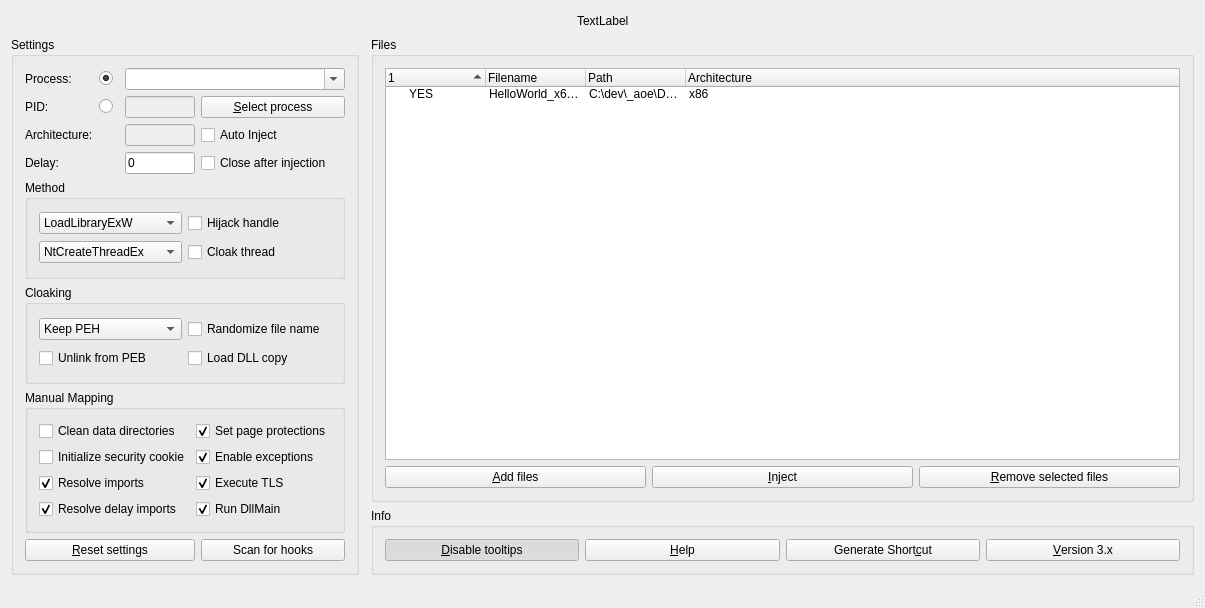
<?xml version="1.0" encoding="UTF-8"?>
<ui version="4.0">
 <class>GuiMainClass</class>
 <widget class="QMainWindow" name="GuiMainClass">
  <property name="geometry">
   <rect>
    <x>0</x>
    <y>0</y>
    <width>1205</width>
    <height>608</height>
   </rect>
  </property>
  <property name="windowTitle">
   <string>GH Injector</string>
  </property>
  <property name="windowIcon">
   <iconset>
    <normaloff>:/GuiMain/GH Icon.ico</normaloff>:/GuiMain/GH Icon.ico</iconset>
  </property>
  <widget class="QWidget" name="centralWidget">
   <layout class="QGridLayout" name="gridLayout_5">
    <item row="2" column="2">
     <widget class="QGroupBox" name="grp_info">
      <property name="sizePolicy">
       <sizepolicy hsizetype="Preferred" vsizetype="Preferred">
        <horstretch>1</horstretch>
        <verstretch>0</verstretch>
       </sizepolicy>
      </property>
      <property name="title">
       <string>Info</string>
      </property>
      <layout class="QGridLayout" name="gridLayout_7">
       <item row="0" column="0">
        <widget class="QPushButton" name="btn_tooltip">
         <property name="toolTip">
          <string>&lt;html&gt;&lt;head/&gt;&lt;body&gt;&lt;p&gt;You won't have to see this again.&lt;/p&gt;&lt;/body&gt;&lt;/html&gt;</string>
         </property>
         <property name="text">
          <string>&amp;Disable tooltips</string>
         </property>
         <property name="checkable">
          <bool>true</bool>
         </property>
         <property name="checked">
          <bool>true</bool>
         </property>
        </widget>
       </item>
       <item row="0" column="1">
        <widget class="QPushButton" name="btn_help">
         <property name="toolTip">
          <string>&lt;html&gt;&lt;head/&gt;&lt;body&gt;&lt;p&gt;Open the release thread (guidedhacking.com/ghinjector) for support.&lt;/p&gt;&lt;/body&gt;&lt;/html&gt;</string>
         </property>
         <property name="text">
          <string>&amp;Help</string>
         </property>
        </widget>
       </item>
       <item row="0" column="2">
        <widget class="QPushButton" name="btn_log">
         <property name="toolTip">
          <string>&lt;html&gt;&lt;head/&gt;&lt;body&gt;&lt;p&gt;Open the changelog on pastebin.&lt;/p&gt;&lt;/body&gt;&lt;/html&gt;</string>
         </property>
         <property name="text">
          <string>Generate Short&amp;cut</string>
         </property>
        </widget>
       </item>
       <item row="0" column="3">
        <widget class="QPushButton" name="btn_version">
         <property name="enabled">
          <bool>true</bool>
         </property>
         <property name="text">
          <string>&amp;Version 3.x</string>
         </property>
        </widget>
       </item>
      </layout>
     </widget>
    </item>
    <item row="0" column="0" colspan="3">
     <layout class="QGridLayout" name="grid_img">
      <item row="0" column="0">
       <spacer name="spacer_left">
        <property name="orientation">
         <enum>Qt::Horizontal</enum>
        </property>
        <property name="sizeHint" stdset="0">
         <size>
          <width>40</width>
          <height>20</height>
         </size>
        </property>
       </spacer>
      </item>
      <item row="0" column="1">
       <widget class="QLabel" name="lbl_img">
        <property name="text">
         <string>TextLabel</string>
        </property>
       </widget>
      </item>
      <item row="0" column="2">
       <spacer name="spacer_right">
        <property name="orientation">
         <enum>Qt::Horizontal</enum>
        </property>
        <property name="sizeHint" stdset="0">
         <size>
          <width>40</width>
          <height>20</height>
         </size>
        </property>
       </spacer>
      </item>
     </layout>
    </item>
    <item row="1" column="0" rowspan="2">
     <widget class="QGroupBox" name="grp_settings">
      <property name="sizePolicy">
       <sizepolicy hsizetype="MinimumExpanding" vsizetype="MinimumExpanding">
        <horstretch>0</horstretch>
        <verstretch>0</verstretch>
       </sizepolicy>
      </property>
      <property name="maximumSize">
       <size>
        <width>500</width>
        <height>16777215</height>
       </size>
      </property>
      <property name="title">
       <string>Settings</string>
      </property>
      <layout class="QGridLayout" name="gridLayout_4">
       <item row="2" column="3">
        <widget class="QCheckBox" name="cb_auto">
         <property name="toolTip">
          <string>&lt;html&gt;&lt;head/&gt;&lt;body&gt;&lt;p&gt;If the injector finds the target process, it automatically injects the checkmarked dll(s).&lt;/p&gt;&lt;/body&gt;&lt;/html&gt;</string>
         </property>
         <property name="text">
          <string>Auto Inject</string>
         </property>
        </widget>
       </item>
       <item row="3" column="3">
        <widget class="QCheckBox" name="cb_close">
         <property name="toolTip">
          <string>&lt;html&gt;&lt;head/&gt;&lt;body&gt;&lt;p&gt;The injector automatically closes after injecting the checkmarked dll(s).&lt;/p&gt;&lt;/body&gt;&lt;/html&gt;</string>
         </property>
         <property name="text">
          <string>Close after injection    </string>
         </property>
        </widget>
       </item>
       <item row="0" column="1">
        <widget class="QRadioButton" name="rb_proc">
         <property name="maximumSize">
          <size>
           <width>20</width>
           <height>16777215</height>
          </size>
         </property>
         <property name="toolTip">
          <string>&lt;html&gt;&lt;head/&gt;&lt;body&gt;&lt;p&gt;Select the target process by it's executable name (not unique).&lt;/p&gt;&lt;/body&gt;&lt;/html&gt;</string>
         </property>
         <property name="text">
          <string/>
         </property>
         <property name="checked">
          <bool>true</bool>
         </property>
        </widget>
       </item>
       <item row="9" column="3">
        <widget class="QPushButton" name="btn_hooks">
         <property name="text">
          <string>Scan for hooks</string>
         </property>
        </widget>
       </item>
       <item row="0" column="0">
        <widget class="QLabel" name="lbl_proc">
         <property name="toolTip">
          <string>&lt;html&gt;&lt;head/&gt;&lt;body&gt;&lt;p&gt;Select the target process by it's executable name (not unique).&lt;/p&gt;&lt;/body&gt;&lt;/html&gt;</string>
         </property>
         <property name="text">
          <string>Process:</string>
         </property>
         <property name="buddy">
          <cstring>rb_proc</cstring>
         </property>
        </widget>
       </item>
       <item row="3" column="2">
        <widget class="QLineEdit" name="txt_delay">
         <property name="sizePolicy">
          <sizepolicy hsizetype="Minimum" vsizetype="Fixed">
           <horstretch>0</horstretch>
           <verstretch>0</verstretch>
          </sizepolicy>
         </property>
         <property name="minimumSize">
          <size>
           <width>0</width>
           <height>0</height>
          </size>
         </property>
         <property name="maximumSize">
          <size>
           <width>70</width>
           <height>16777215</height>
          </size>
         </property>
         <property name="toolTip">
          <string>&lt;html&gt;&lt;head/&gt;&lt;body&gt;&lt;p&gt;&lt;br/&gt;&lt;/p&gt;&lt;/body&gt;&lt;/html&gt;</string>
         </property>
         <property name="text">
          <string>0</string>
         </property>
        </widget>
       </item>
       <item row="6" column="0" colspan="4">
        <widget class="QGroupBox" name="grp_cloak">
         <property name="title">
          <string>Cloaking</string>
         </property>
         <layout class="QGridLayout" name="gridLayout_3">
          <item row="0" column="0">
           <widget class="QComboBox" name="cmb_peh">
            <property name="toolTip">
             <string>&lt;html&gt;&lt;head/&gt;&lt;body&gt;&lt;p&gt;Keep PEH: Doesn't modify the PE header of the dll(s).&lt;/p&gt;&lt;p&gt;Erase PEH: Erases the PE header by wrting 0's to it to avoid detections.3&lt;/p&gt;&lt;p&gt;Fake PEH: Replaces the PE header with the PE header of a normal windows module (eg. kernel32.dll).&lt;/p&gt;&lt;/body&gt;&lt;/html&gt;</string>
            </property>
            <item>
             <property name="text">
              <string>Keep PEH</string>
             </property>
            </item>
            <item>
             <property name="text">
              <string>Erase PEH</string>
             </property>
            </item>
            <item>
             <property name="text">
              <string>Fake PEH</string>
             </property>
            </item>
           </widget>
          </item>
          <item row="1" column="0">
           <widget class="QCheckBox" name="cb_unlink">
            <property name="toolTip">
             <string>&lt;html&gt;&lt;head/&gt;&lt;body&gt;&lt;p&gt;Removes the list entry of the dll(s) from the lists in the process enviroment block (not needed for manual mapping).&lt;/p&gt;&lt;/body&gt;&lt;/html&gt;</string>
            </property>
            <property name="text">
             <string>Unlink from PEB</string>
            </property>
           </widget>
          </item>
          <item row="1" column="1">
           <widget class="QCheckBox" name="cb_copy">
            <property name="toolTip">
             <string>&lt;html&gt;&lt;head/&gt;&lt;body&gt;&lt;p&gt;Creates a copy of the dll(s) in the user's temp directory which then get(s) loaded into the target process.&lt;/p&gt;&lt;/body&gt;&lt;/html&gt;</string>
            </property>
            <property name="text">
             <string>Load DLL copy</string>
            </property>
           </widget>
          </item>
          <item row="0" column="1">
           <widget class="QCheckBox" name="cb_random">
            <property name="toolTip">
             <string>&lt;html&gt;&lt;head/&gt;&lt;body&gt;&lt;p&gt;Renames the dll(s) randomly before injecting it/them.&lt;/p&gt;&lt;/body&gt;&lt;/html&gt;</string>
            </property>
            <property name="text">
             <string>Randomize file name</string>
            </property>
           </widget>
          </item>
         </layout>
        </widget>
       </item>
       <item row="2" column="0" colspan="2">
        <widget class="QLabel" name="lbl_arch">
         <property name="text">
          <string>Architecture:</string>
         </property>
        </widget>
       </item>
       <item row="1" column="0">
        <widget class="QLabel" name="lbl_pid">
         <property name="toolTip">
          <string>&lt;html&gt;&lt;head/&gt;&lt;body&gt;&lt;p&gt;Select the target process by it's identifier (unique but changes when the process restarts).&lt;/p&gt;&lt;/body&gt;&lt;/html&gt;</string>
         </property>
         <property name="text">
          <string>PID:</string>
         </property>
         <property name="buddy">
          <cstring>rb_pid</cstring>
         </property>
        </widget>
       </item>
       <item row="9" column="0" colspan="3">
        <widget class="QPushButton" name="btn_reset">
         <property name="text">
          <string>&amp;Reset settings</string>
         </property>
        </widget>
       </item>
       <item row="1" column="3">
        <widget class="QPushButton" name="btn_proc">
         <property name="toolTip">
          <string>&lt;html&gt;&lt;head/&gt;&lt;body&gt;&lt;p&gt;Select a process using the ProcessList™.&lt;/p&gt;&lt;/body&gt;&lt;/html&gt;</string>
         </property>
         <property name="text">
          <string>&amp;Select process</string>
         </property>
        </widget>
       </item>
       <item row="1" column="1">
        <widget class="QRadioButton" name="rb_pid">
         <property name="maximumSize">
          <size>
           <width>20</width>
           <height>16777215</height>
          </size>
         </property>
         <property name="toolTip">
          <string>&lt;html&gt;&lt;head/&gt;&lt;body&gt;&lt;p&gt;Select the target process by it's identifier (unique but changes when the process restarts).&lt;/p&gt;&lt;/body&gt;&lt;/html&gt;</string>
         </property>
         <property name="text">
          <string/>
         </property>
        </widget>
       </item>
       <item row="4" column="0" colspan="4">
        <widget class="QGroupBox" name="grp_method">
         <property name="title">
          <string>Method</string>
         </property>
         <layout class="QGridLayout" name="gridLayout">
          <item row="0" column="0">
           <widget class="QComboBox" name="cmb_load">
            <property name="toolTip">
             <string>&lt;html&gt;&lt;head/&gt;&lt;body&gt;&lt;p&gt;LoadLibraryExW is the default injection method which simply uses LoadLibraryExW.&lt;/p&gt;&lt;/body&gt;&lt;/html&gt;</string>
            </property>
            <property name="whatsThis">
             <string>&lt;html&gt;&lt;head/&gt;&lt;body&gt;&lt;p&gt;&lt;br/&gt;&lt;/p&gt;&lt;/body&gt;&lt;/html&gt;</string>
            </property>
            <item>
             <property name="text">
              <string>LoadLibraryExW</string>
             </property>
            </item>
            <item>
             <property name="text">
              <string>LdrLoadDll</string>
             </property>
            </item>
            <item>
             <property name="text">
              <string>LdrpLoadDll</string>
             </property>
            </item>
            <item>
             <property name="text">
              <string>ManualMap</string>
             </property>
            </item>
           </widget>
          </item>
          <item row="0" column="1">
           <widget class="QCheckBox" name="cb_hijack">
            <property name="toolTip">
             <string>&lt;html&gt;&lt;head/&gt;&lt;body&gt;&lt;p&gt;Hijacks a handle from another process.&lt;/p&gt;&lt;/body&gt;&lt;/html&gt;</string>
            </property>
            <property name="text">
             <string>Hijack handle</string>
            </property>
           </widget>
          </item>
          <item row="1" column="0">
           <widget class="QComboBox" name="cmb_create">
            <property name="toolTip">
             <string>&lt;html&gt;&lt;head/&gt;&lt;body&gt;&lt;p&gt;NtCreateThreadEx: Creates a simple remote thread to load the dll(s).&lt;/p&gt;&lt;/body&gt;&lt;/html&gt;</string>
            </property>
            <item>
             <property name="text">
              <string>NtCreateThreadEx</string>
             </property>
            </item>
            <item>
             <property name="text">
              <string>Thread Hijacking</string>
             </property>
            </item>
            <item>
             <property name="text">
              <string>SetWindowsHookEx</string>
             </property>
            </item>
            <item>
             <property name="text">
              <string>QueueUserAPC</string>
             </property>
            </item>
           </widget>
          </item>
          <item row="1" column="1">
           <widget class="QCheckBox" name="cb_clock">
            <property name="toolTip">
             <string>&lt;html&gt;&lt;head/&gt;&lt;body&gt;&lt;p&gt;Attempts to hide the thread from debuggers, fakes the startaddress and disables thread attach/detach calls.&lt;/p&gt;&lt;/body&gt;&lt;/html&gt;</string>
            </property>
            <property name="text">
             <string>Cloak thread</string>
            </property>
           </widget>
          </item>
         </layout>
        </widget>
       </item>
       <item row="2" column="2">
        <widget class="QLineEdit" name="txt_arch">
         <property name="enabled">
          <bool>false</bool>
         </property>
         <property name="sizePolicy">
          <sizepolicy hsizetype="Minimum" vsizetype="Fixed">
           <horstretch>0</horstretch>
           <verstretch>0</verstretch>
          </sizepolicy>
         </property>
         <property name="maximumSize">
          <size>
           <width>70</width>
           <height>16777215</height>
          </size>
         </property>
        </widget>
       </item>
       <item row="7" column="0" colspan="4">
        <widget class="QGroupBox" name="grp_adv">
         <property name="enabled">
          <bool>true</bool>
         </property>
         <property name="title">
          <string>Manual Mapping</string>
         </property>
         <layout class="QGridLayout" name="gridLayout_2">
          <item row="3" column="1">
           <widget class="QCheckBox" name="cb_protection">
            <property name="toolTip">
             <string>&lt;html&gt;&lt;head/&gt;&lt;body&gt;&lt;p&gt;sets page protections based on section characteristics&lt;/p&gt;&lt;/body&gt;&lt;/html&gt;</string>
            </property>
            <property name="text">
             <string>Set page protections</string>
            </property>
            <property name="checked">
             <bool>true</bool>
            </property>
           </widget>
          </item>
          <item row="6" column="0">
           <widget class="QCheckBox" name="cb_imports">
            <property name="toolTip">
             <string>&lt;html&gt;&lt;head/&gt;&lt;body&gt;&lt;p&gt;resolves dll imports&lt;/p&gt;&lt;/body&gt;&lt;/html&gt;</string>
            </property>
            <property name="text">
             <string>Resolve imports</string>
            </property>
            <property name="checked">
             <bool>true</bool>
            </property>
           </widget>
          </item>
          <item row="6" column="1">
           <widget class="QCheckBox" name="cb_tls">
            <property name="toolTip">
             <string>&lt;html&gt;&lt;head/&gt;&lt;body&gt;&lt;p&gt;executes TLS callbacks and initializes static TLS data&lt;/p&gt;&lt;/body&gt;&lt;/html&gt;</string>
            </property>
            <property name="text">
             <string>Execute TLS</string>
            </property>
            <property name="checked">
             <bool>true</bool>
            </property>
           </widget>
          </item>
          <item row="7" column="0">
           <widget class="QCheckBox" name="cb_delay">
            <property name="toolTip">
             <string>&lt;html&gt;&lt;head/&gt;&lt;body&gt;&lt;p&gt;resolves delayed imports&lt;/p&gt;&lt;/body&gt;&lt;/html&gt;</string>
            </property>
            <property name="text">
             <string>Resolve delay imports</string>
            </property>
            <property name="checked">
             <bool>true</bool>
            </property>
           </widget>
          </item>
          <item row="7" column="1">
           <widget class="QCheckBox" name="cb_main">
            <property name="toolTip">
             <string>&lt;html&gt;&lt;head/&gt;&lt;body&gt;&lt;p&gt;executes DllMain&lt;/p&gt;&lt;/body&gt;&lt;/html&gt;</string>
            </property>
            <property name="text">
             <string>Run DllMain</string>
            </property>
            <property name="checked">
             <bool>true</bool>
            </property>
           </widget>
          </item>
          <item row="3" column="0">
           <widget class="QCheckBox" name="cb_clean">
            <property name="toolTip">
             <string>&lt;html&gt;&lt;head/&gt;&lt;body&gt;&lt;p&gt;removes data from the dlls PE header&lt;/p&gt;&lt;/body&gt;&lt;/html&gt;</string>
            </property>
            <property name="text">
             <string>Clean data directories</string>
            </property>
           </widget>
          </item>
          <item row="4" column="0">
           <widget class="QCheckBox" name="cb_cookie">
            <property name="toolTip">
             <string>&lt;html&gt;&lt;head/&gt;&lt;body&gt;&lt;p&gt;Shifts the image by a randomly generated amount of bytes (manual mapping only).&lt;/p&gt;&lt;/body&gt;&lt;/html&gt;</string>
            </property>
            <property name="text">
             <string>Initialize security cookie</string>
            </property>
           </widget>
          </item>
          <item row="4" column="1">
           <widget class="QCheckBox" name="cb_seh">
            <property name="toolTip">
             <string>&lt;html&gt;&lt;head/&gt;&lt;body&gt;&lt;p&gt;enables exception handling&lt;/p&gt;&lt;/body&gt;&lt;/html&gt;</string>
            </property>
            <property name="text">
             <string>Enable exceptions</string>
            </property>
            <property name="checked">
             <bool>true</bool>
            </property>
           </widget>
          </item>
         </layout>
        </widget>
       </item>
       <item row="1" column="2">
        <widget class="QLineEdit" name="txt_pid">
         <property name="enabled">
          <bool>false</bool>
         </property>
         <property name="sizePolicy">
          <sizepolicy hsizetype="Minimum" vsizetype="Fixed">
           <horstretch>0</horstretch>
           <verstretch>0</verstretch>
          </sizepolicy>
         </property>
         <property name="maximumSize">
          <size>
           <width>70</width>
           <height>16777215</height>
          </size>
         </property>
        </widget>
       </item>
       <item row="0" column="2" colspan="2">
        <widget class="QComboBox" name="cmb_proc">
         <property name="editable">
          <bool>true</bool>
         </property>
        </widget>
       </item>
       <item row="3" column="0" colspan="2">
        <widget class="QLabel" name="lbl_delay">
         <property name="toolTip">
          <string>&lt;html&gt;&lt;head/&gt;&lt;body&gt;&lt;p&gt;Delays the injection (in ms).&lt;/p&gt;&lt;/body&gt;&lt;/html&gt;</string>
         </property>
         <property name="text">
          <string>Delay:</string>
         </property>
         <property name="buddy">
          <cstring>txt_delay</cstring>
         </property>
        </widget>
       </item>
      </layout>
     </widget>
    </item>
    <item row="1" column="2">
     <widget class="QGroupBox" name="grp_files">
      <property name="sizePolicy">
       <sizepolicy hsizetype="Preferred" vsizetype="Preferred">
        <horstretch>1</horstretch>
        <verstretch>1</verstretch>
       </sizepolicy>
      </property>
      <property name="title">
       <string>Files</string>
      </property>
      <layout class="QGridLayout" name="gridLayout_6">
       <item row="2" column="1">
        <widget class="QPushButton" name="btn_inject">
         <property name="toolTip">
          <string>&lt;html&gt;&lt;head/&gt;&lt;body&gt;&lt;p&gt;Inject checkmarked dll(s) into the selected process.&lt;/p&gt;&lt;/body&gt;&lt;/html&gt;</string>
         </property>
         <property name="text">
          <string>&amp;Inject</string>
         </property>
        </widget>
       </item>
       <item row="2" column="0">
        <widget class="QPushButton" name="btn_add">
         <property name="toolTip">
          <string>&lt;html&gt;&lt;head/&gt;&lt;body&gt;&lt;p&gt;Select files from disk to add them to the list or drag &amp;amp; drop them into the listview above.&lt;/p&gt;&lt;/body&gt;&lt;/html&gt;</string>
         </property>
         <property name="text">
          <string>&amp;Add files</string>
         </property>
        </widget>
       </item>
       <item row="1" column="0" colspan="3">
        <widget class="QTreeWidget" name="tree_files">
         <property name="enabled">
          <bool>true</bool>
         </property>
         <property name="sizeAdjustPolicy">
          <enum>QAbstractScrollArea::AdjustToContents</enum>
         </property>
         <property name="selectionMode">
          <enum>QAbstractItemView::ExtendedSelection</enum>
         </property>
         <property name="itemsExpandable">
          <bool>false</bool>
         </property>
         <property name="sortingEnabled">
          <bool>true</bool>
         </property>
         <property name="headerHidden">
          <bool>false</bool>
         </property>
         <property name="expandsOnDoubleClick">
          <bool>false</bool>
         </property>
         <attribute name="headerCascadingSectionResizes">
          <bool>true</bool>
         </attribute>
         <attribute name="headerMinimumSectionSize">
          <number>50</number>
         </attribute>
         <attribute name="headerShowSortIndicator" stdset="0">
          <bool>true</bool>
         </attribute>
         <column>
          <property name="text">
           <string/>
          </property>
         </column>
         <column>
          <property name="text">
           <string>Filename</string>
          </property>
         </column>
         <column>
          <property name="text">
           <string>Path</string>
          </property>
         </column>
         <column>
          <property name="text">
           <string>Architecture</string>
          </property>
         </column>
         <item>
          <property name="text">
           <string>YES</string>
          </property>
          <property name="text">
           <string>HelloWorld_x64.dll</string>
          </property>
          <property name="text">
           <string>C:\dev\_aoe\Debug\AoE_IMGUI - Kopie.dllxxxxx</string>
          </property>
          <property name="text">
           <string>x86</string>
          </property>
         </item>
        </widget>
       </item>
       <item row="2" column="2">
        <widget class="QPushButton" name="btn_remove">
         <property name="toolTip">
          <string>&lt;html&gt;&lt;head/&gt;&lt;body&gt;&lt;p&gt;Remove highlighted entries from the list.&lt;/p&gt;&lt;/body&gt;&lt;/html&gt;</string>
         </property>
         <property name="text">
          <string>&amp;Remove selected files</string>
         </property>
        </widget>
       </item>
      </layout>
     </widget>
    </item>
   </layout>
  </widget>
  <widget class="QStatusBar" name="statusBar"/>
 </widget>
 <layoutdefault spacing="6" margin="11"/>
 <resources>
  <include location="GuiMain.qrc"/>
  <include location="darkstyle.qrc"/>
  <include location="framelesswindow.qrc"/>
 </resources>
 <connections/>
</ui>
